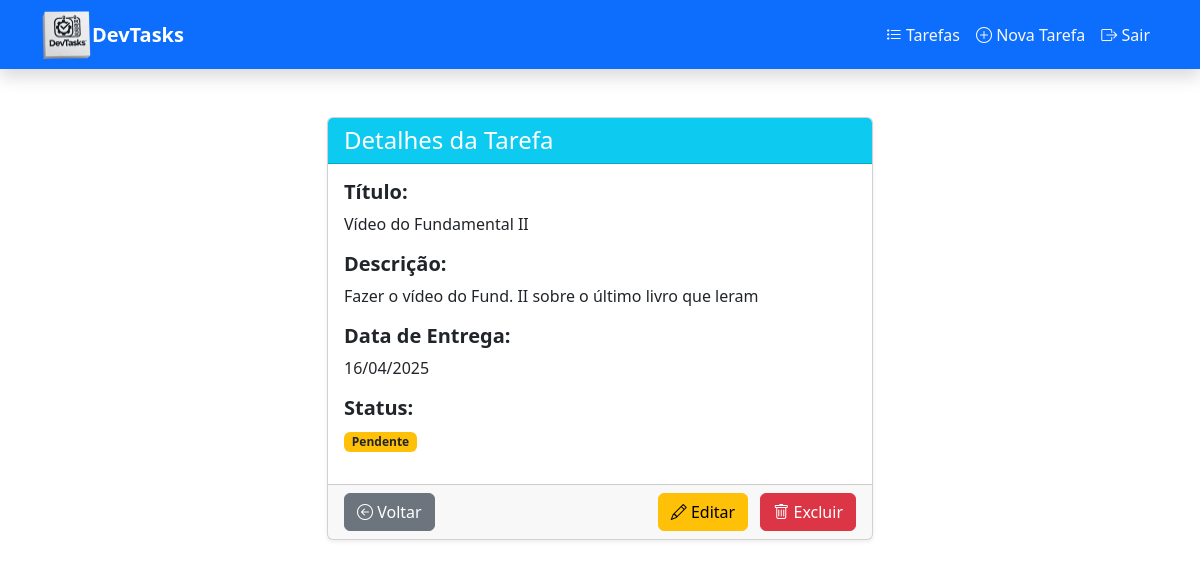
Before: /tasks/visualizar/3/ with the older database file.
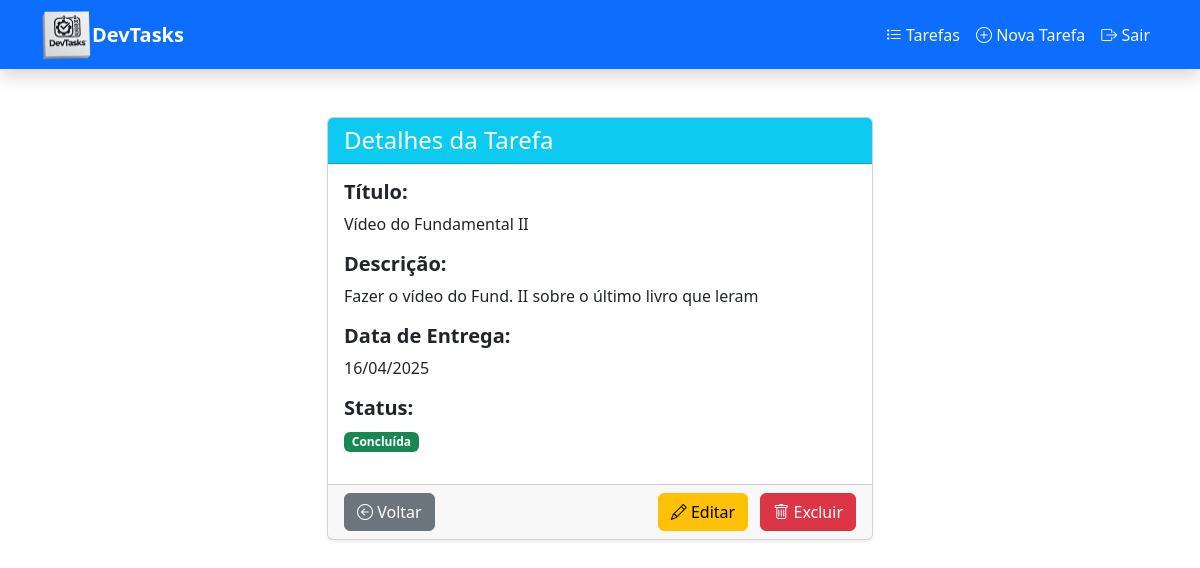
After: the same page with the newer database file.
### tasks/models.py (models this page shows, shortened)
class Tasks(models.Model):
    autor = models.ForeignKey('auth.User', on_delete=models.CASCADE)
    titulo = models.CharField(max_length=100)
    descricao = models.TextField()
    data_entrega = models.DateField(blank=True, null=True)
    arquivo = models.FileField(upload_to='arquivos/%Y/%m/%d/', blank=True, null=True)
    entregue = models.BooleanField(default=False)

### tasks/views.py (the view)
# urls.py: path('tasks/visualizar/<int:id_tarefa>/', views.visualizar_tarefa, name='visualizar_tarefa'),
def visualizar_tarefa(request, id_tarefa):
    task = Tasks.objects.get(id=id_tarefa)
    return render(request, 'tasks/visualizar_tarefa.html', {'task': task})

### templates/tasks/visualizar_tarefa.html (shortened to what this page needs)
<!DOCTYPE html>
<html lang="pt-BR">
<head>
    <link href="https://cdn.jsdelivr.net/npm/bootstrap@5.3.0/dist/css/bootstrap.min.css" rel="stylesheet">
</head>
<body>
    <header>
        {% include 'shared/header.html' %}
    </header>
    <div class="container my-5">
        <div class="row justify-content-center">
            <div class="col-lg-6 col-md-8 col-sm-12">
                <div class="card shadow-sm">
                    <div class="card-header bg-info text-white">
                        <h4 class="mb-0">Detalhes da Tarefa</h4>
                    </div>
                    <div class="card-body">
                        <h5 class="fw-bold">Título:</h5>
                        <p>{{ task.titulo }}</p>
                        <h5 class="fw-bold">Descrição:</h5>
                        <p>{{ task.descricao|default:"Nenhuma descrição fornecida." }}</p>
                        <h5 class="fw-bold">Data de Entrega:</h5>
                        <p>{{ task.data_entrega|date:"d/m/Y" }}</p>
                        <h5 class="fw-bold">Status:</h5>
                        <p>
                            {% if task.entregue %}
                                <span class="badge bg-success">Concluída</span>
                            {% else %}
                                <span class="badge bg-warning text-dark">Pendente</span>
                            {% endif %}
                        </p>
                    </div>
                    <div class="card-footer d-flex justify-content-between">
                        <a href="{% url 'listar_tarefas' %}" class="btn btn-secondary">
                            <i class="bi bi-arrow-left-circle"></i> Voltar
                        </a>
                        <div>
                            <a href="{% url 'editar_tarefa' task.id %}" class="btn btn-warning me-2">
                                <i class="bi bi-pencil"></i> Editar
                            </a>
                            <a href="{% url 'excluir_tarefa' task.id %}" class="btn btn-danger">
                                <i class="bi bi-trash"></i> Excluir
                            </a>
                        </div>
                    </div>
                </div>
            </div>
        </div>
    </div>
    <link href="https://cdn.jsdelivr.net/npm/bootstrap-icons/font/bootstrap-icons.css" rel="stylesheet">
</body>
</html>

### templates/shared/header.html (shortened to what this page needs)
{% load static %}
<nav class="navbar navbar-expand-lg navbar-dark bg-primary shadow">
    <div class="container">
        <img src="{% static 'imagens/logo_tasks.png' %}" alt="Logo DevTasks" class="img-fluid" style="width: 50px;">
        <a class="navbar-brand fw-bold" href="/">DevTasks</a>
        <div class="collapse navbar-collapse" id="navbarNav">
            <ul class="navbar-nav ms-auto">
                <li class="nav-item">
                    <a class="nav-link text-light" href="{% url 'listar_tarefas' %}">
                        <i class="bi bi-list-task"></i> Tarefas
                    </a>
                </li>
                <li class="nav-item">
                    <a class="nav-link text-light" href="{% url 'nova_tarefa' %}">
                        <i class="bi bi-plus-circle"></i> Nova Tarefa
                    </a>
                </li>
                <li class="nav-item">
                    <a class="nav-link text-light" href="{% url 'logout' %}">
                        <i class="bi bi-box-arrow-right"></i> Sair
                    </a>
                </li>
            </ul>
        </div>
    </div>
</nav>

Changed rows visible on the page:
changed Tasks "Vídeo do Fundamental II": entregue False → True (drawn)
Other visible differences:
text no longer shown: "Pendente"
text now shown: "Concluída"
